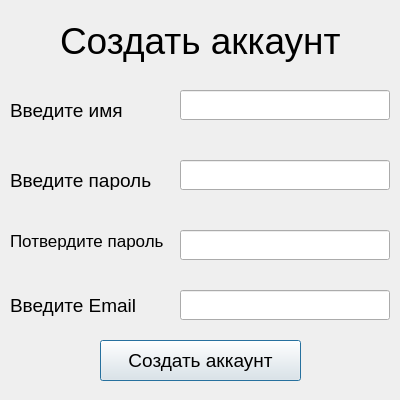
<?xml version="1.0" encoding="UTF-8"?>
<ui version="4.0">
 <class>Dialog_login</class>
 <widget class="QDialog" name="Dialog_login">
  <property name="geometry">
   <rect>
    <x>0</x>
    <y>0</y>
    <width>400</width>
    <height>400</height>
   </rect>
  </property>
  <property name="minimumSize">
   <size>
    <width>400</width>
    <height>400</height>
   </size>
  </property>
  <property name="font">
   <font>
    <pointsize>13</pointsize>
   </font>
  </property>
  <property name="windowTitle">
   <string>Dialog</string>
  </property>
  <property name="styleSheet">
   <string notr="true"/>
  </property>
  <widget class="QLabel" name="label_login">
   <property name="geometry">
    <rect>
     <x>60</x>
     <y>10</y>
     <width>281</width>
     <height>61</height>
    </rect>
   </property>
   <property name="font">
    <font>
     <pointsize>28</pointsize>
    </font>
   </property>
   <property name="text">
    <string>Создать аккаунт</string>
   </property>
  </widget>
  <widget class="QLabel" name="label_name">
   <property name="geometry">
    <rect>
     <x>10</x>
     <y>100</y>
     <width>131</width>
     <height>20</height>
    </rect>
   </property>
   <property name="font">
    <font>
     <pointsize>14</pointsize>
    </font>
   </property>
   <property name="text">
    <string>Введите имя</string>
   </property>
  </widget>
  <widget class="QLabel" name="label_password">
   <property name="geometry">
    <rect>
     <x>10</x>
     <y>170</y>
     <width>151</width>
     <height>20</height>
    </rect>
   </property>
   <property name="font">
    <font>
     <pointsize>14</pointsize>
    </font>
   </property>
   <property name="text">
    <string>Введите пароль</string>
   </property>
  </widget>
  <widget class="QLabel" name="label_4">
   <property name="geometry">
    <rect>
     <x>10</x>
     <y>290</y>
     <width>141</width>
     <height>31</height>
    </rect>
   </property>
   <property name="font">
    <font>
     <pointsize>14</pointsize>
    </font>
   </property>
   <property name="text">
    <string>Введите Email</string>
   </property>
  </widget>
  <widget class="QLineEdit" name="lineEdit_name">
   <property name="geometry">
    <rect>
     <x>180</x>
     <y>90</y>
     <width>210</width>
     <height>30</height>
    </rect>
   </property>
   <property name="font">
    <font>
     <pointsize>10</pointsize>
    </font>
   </property>
  </widget>
  <widget class="QLineEdit" name="lineEdit_password">
   <property name="geometry">
    <rect>
     <x>180</x>
     <y>160</y>
     <width>210</width>
     <height>30</height>
    </rect>
   </property>
   <property name="font">
    <font>
     <pointsize>10</pointsize>
    </font>
   </property>
   <property name="echoMode">
    <enum>QLineEdit::Password</enum>
   </property>
  </widget>
  <widget class="QLineEdit" name="lineEdit_email">
   <property name="geometry">
    <rect>
     <x>180</x>
     <y>290</y>
     <width>210</width>
     <height>30</height>
    </rect>
   </property>
   <property name="font">
    <font>
     <pointsize>10</pointsize>
     <stylestrategy>PreferAntialias</stylestrategy>
    </font>
   </property>
  </widget>
  <widget class="QPushButton" name="btn_sing_up">
   <property name="geometry">
    <rect>
     <x>100</x>
     <y>340</y>
     <width>201</width>
     <height>41</height>
    </rect>
   </property>
   <property name="font">
    <font>
     <pointsize>14</pointsize>
    </font>
   </property>
   <property name="text">
    <string>Создать аккаунт</string>
   </property>
  </widget>
  <widget class="QLineEdit" name="lineEdit_password_conform">
   <property name="geometry">
    <rect>
     <x>180</x>
     <y>230</y>
     <width>210</width>
     <height>30</height>
    </rect>
   </property>
   <property name="font">
    <font>
     <pointsize>10</pointsize>
    </font>
   </property>
   <property name="text">
    <string/>
   </property>
   <property name="echoMode">
    <enum>QLineEdit::Password</enum>
   </property>
  </widget>
  <widget class="QLabel" name="label_password_2">
   <property name="geometry">
    <rect>
     <x>10</x>
     <y>230</y>
     <width>161</width>
     <height>21</height>
    </rect>
   </property>
   <property name="font">
    <font>
     <pointsize>13</pointsize>
    </font>
   </property>
   <property name="text">
    <string>Потвердите пароль</string>
   </property>
  </widget>
 </widget>
 <resources/>
 <connections/>
</ui>
